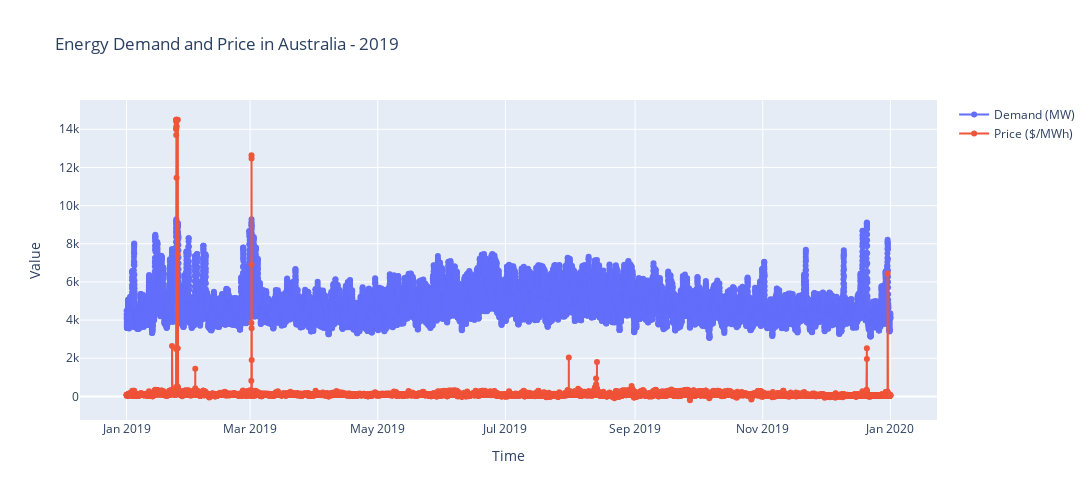

Notebook source saved alongside this figure:
### Code cell
fig = go.Figure()
fig.add_trace(go.Scatter(x=energy_2019.SETTLEMENTDATE, y=energy_2019.TOTALDEMAND, mode='lines+markers', name='Demand (MW)'))
fig.add_trace(go.Scatter(x=energy_2019.SETTLEMENTDATE, y=energy_2019.RRP, mode='lines+markers', name='Price ($/MWh)'))

fig.update_layout(title='Energy Demand and Price in Australia - 2019',
                    width=1100, height=500,
                     xaxis_title='Time',
                     yaxis_title='Value')

fig.show()

### Figure 1 — Plotly figure (JSON) as saved in the notebook; plotly's stock layout.template omitted (floating-point values rounded to 4 significant figures; data arrays with more than 128 entries replaced by an {"elided": "..."} marker saying what was removed)
{"data": [{"mode": "lines+markers", "name": "Demand (MW)", "type": "scatter", "x": {"elided": "17520 str values"}, "y": {"elided": "17520 float values"}}, {"mode": "lines+markers", "name": "Price ($/MWh)", "type": "scatter", "x": {"elided": "17520 str values"}, "y": {"elided": "17520 float values"}}], "layout": {"height": 500, "title": {"text": "Energy Demand and Price in Australia - 2019"}, "width": 1100, "xaxis": {"title": {"text": "Time"}}, "yaxis": {"title": {"text": "Value"}}}}
